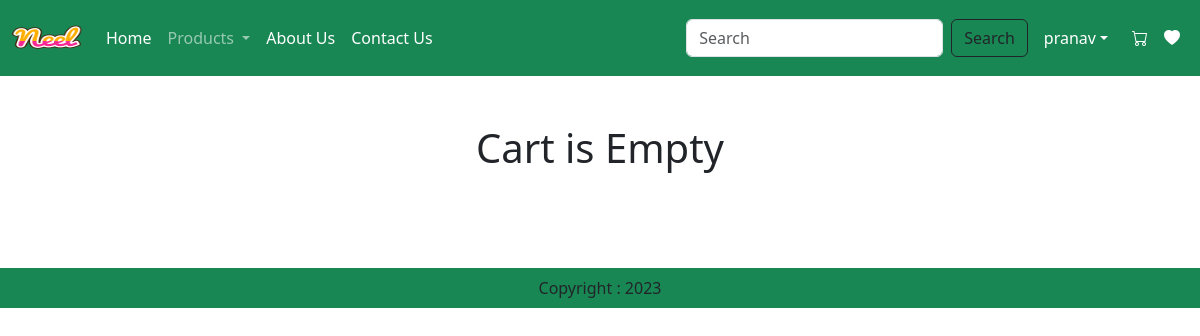
Before: /cart/ (signed in) with the older database file.
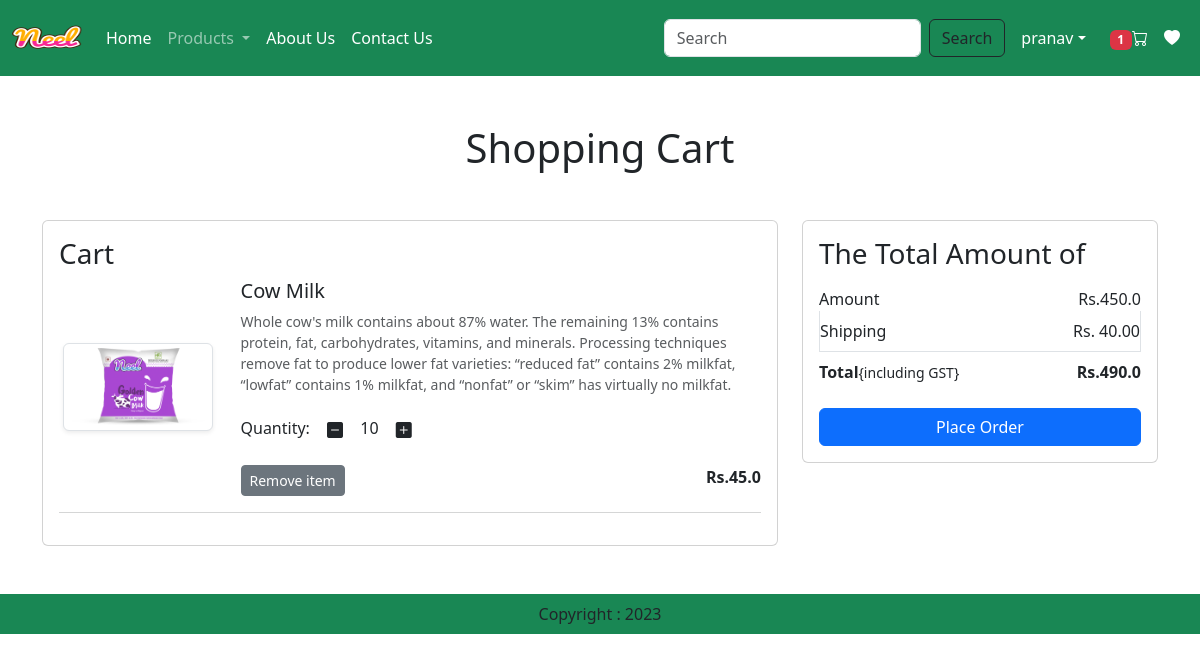
After: the same page with the newer database file.
### app/models.py (models this page shows, shortened)
class Cart(models.Model):
    user = models.ForeignKey(User,on_delete=models.CASCADE)
    product = models.ForeignKey(Product,on_delete=models.CASCADE)
    quantity = models.PositiveIntegerField(default=1)

class Product(models.Model):
    title = models.CharField(max_length=100)
    selling_price = models.FloatField()
    discounted_price = models.FloatField()
    description = models.TextField()
    composition = models.TextField(default='')
    prodapp = models.TextField(default='')
    category = models.CharField(choices=CATEGORY_CHOICES,max_length=2)
    product_image = models.ImageField(upload_to='product')

### app/views.py (the view)
# urls.py: path('cart/',views.show_cart,name='showcart'),
@login_required
def show_cart(request):
    user = request.user
    cart = Cart.objects.filter(user=user)
    amount=0
    for p in cart:
        value = p.quantity * p.product.discounted_price
        amount = amount + value
    totalamount = amount + 40
    totalitem = 0
    wishlist = 0
    loginusername = None
    if request.user.is_authenticated:
        totalitem = len(Cart.objects.filter(user=request.user))
        wishlist = len(Wishlist.objects.filter(user=request.user))
        loginusername = request.user.username
    return render(request,'app/addtocart.html',locals())

### app/templates/app/addtocart.html (shortened to what this page needs)
{% extends 'app/base.html' %}
{% load static %}
{% block main-content %}
    <div class="container my-5">
        <div class="row">
           {% if cart %}
           <h1 class="text-center mb-5">Shopping Cart</h1>
           <div class="col-sm-8">
            <div class="card">
                <div class="card-body">
                    <h3>Cart</h3>
                    {% for item in cart %}
                    <div class="row">
                        <div class="col-sm-3 text-center align-self-center">
                            <img src="{{item.product.product_image.url}}" alt="" class="img-fluid img-thumbnail shadow-sm" height="150" width="150">
                        </div>
                        <div class="col-sm-9">
                            <h5>{{item.product.title}}</h5>
                            <p class="mb-2 text-muted small">{{item.product.description}}</p>
                            <div class="my-3">
                                <label for="quantity">Quantity:</label>
                                <a class="minus-cart btn" pid="{{item.product.id}}"><i class="bi bi-dash-square-fill"></i></a>
                                <span id="quantity">{{item.quantity}}</span>
                                <a class="plus-cart btn" pid="{{item.product.id}}"><i class="bi bi-plus-square-fill"></i></a>
                            </div>
                            <div class="d-flex justify-content-between">
                                <a class="remove-cart btn btn-sm btn-secondary mr-3" pid="{{item.product.id}}">Remove item</a>
                                <p class="mb-0"><span><strong>Rs.{{item.product.discounted_price}}</strong></span></p>
                            </div>
                        </div>
                    </div>
                    <hr class="text-muted">
                    {% endfor %}
                </div>
            </div>
           </div>
           <div class="col-sm-4">
            <div class="card">
                <div class="card-body">
                    <h3>The Total Amount of</h3>
                    <ul class="list-group">
                        <li class="list-group-item d-flex justify-content-between align-items-center border-0 px-0 pb-0">Amount <span id="amount">Rs.{{amount}}</span></li>
                        <li class="list-group-item d-flex justify-content-between align-items-center px-0 p">Shipping <span>Rs. 40.00</span></li>
                        <li class="list-group-item d-flex justify-content-between align-items-center border-0 px-0 mb-3">
                            <div>
                                <strong>Total</strong><small>{including GST}</small>
                            </div>
                            <span id="totalamount"><strong>Rs.{{totalamount}}</strong></span>
                        </li>
                    </ul>
                    <div class="d-grid"><a href="{% url 'checkout' %}" class="btn btn-primary">Place Order</a></div>
                </div>
            </div>
           </div>
           {% else %}
             <h1 class="text-center mb-5">Cart is Empty</h1>
           {% endif %}
        </div>
    </div>
{% endblock main-content %}

### app/templates/app/base.html (shortened to what this page needs)
<!DOCTYPE html>
{% load static %}
<html lang="en">
<head>
    <link href="https://cdn.jsdelivr.net/npm/bootstrap@5.3.0-alpha1/dist/css/bootstrap.min.css" rel="stylesheet">
    <link rel="stylesheet" href="https://cdn.jsdelivr.net/npm/bootstrap-icons@1.5.0/font/bootstrap-icons.css" />
    <link rel="stylesheet" href="{% static 'app/css/owl.carousel.min.css' %}">
    <link rel="stylesheet" href="{% static 'app/css/all.min.css' %}">
    <link rel="stylesheet" href="{% static 'app/css/style.css' %}">
</head>
<body>
    <nav class="navbar navbar-expand-lg navbar-dark bg-success">
        <div class="container-fluid">
          <a class="navbar-brand" href="#">
            <img src="{% static 'app/images/product/Neel.png' %}" alt="" srcset="" width="70" height="50">
          </a>
          <div class="collapse navbar-collapse" id="navbarSupportedContent">
            <ul class="navbar-nav me-auto mb-2 mb-lg-0">
              {% if request.user.is_authenticated %}
              <li class="nav-item">
                <a class="nav-link active" aria-current="page" href="/">Home</a>
              </li>
              <li class="nav-item dropdown">
                <a class="nav-link dropdown-toggle" href="#" role="button" data-bs-toggle="dropdown" aria-expanded="false">
                  Products
                </a>
              </li>
              <li class="nav-item">
                <a class="nav-link text-white" href="{% url 'about' %}">About Us</a>
              </li>
              <li class="nav-item">
                <a class="nav-link text-white" href="{% url 'contact' %}">Contact Us</a>
              </li>
            </ul>
            <form class="d-flex" role="search" action="/search">
              <input class="form-control me-2" type="search" placeholder="Search" name="search" aria-label="Search">
              <button class="btn btn-outline-dark" type="submit">Search</button>
            </form>
          </div>
          <ul class="navbar-nav me-auto mb-2 mb-lg-0">
            <li class="nav-item dropdown mx-2">
               <a class="nav-link dropdown-toggle text-white" href="#" id="profiledropdown" role="button" data-bs-toggle="dropdown" aria-expanded="false">{{loginusername}}</a>
            </li>
            <li class="nav-item-mx-2"><a href="{% url 'showcart' %}" class="nav-link text-white"><span class="badge bg-danger">{% if totalitem > 0 %}{{totalitem}}{% endif %}</span><i class="bi bi-cart"></i></a></li>
            <li class="nav-item-mx-2"><a href="{% url 'wishlist' %}" class="nav-link text-white">   <i class="bi bi-heart-fill"></i></a></li>
            {% else %}
            <li class="nav-item-mx-2"><a href="{% url 'login' %}" class="nav-link text-white">Login</a></li>
            <li class="nav-item-mx-2"><a href="{% url 'customerregistration' %}" class="nav-link text-white">Registration</a></li>
             {% endif %}
          </ul>
        </div>
    </nav>
    {% block main-content %}{% endblock main-content %}
    <footer class="container-fluid  bg-success text-center p-2 mt-5">
        Copyright : 2023
    </footer>
</body>
</html>

Changed rows visible on the page:
added Cart: product.product_image (picture), product "Cow Milk", product.description "Whole cow's milk contains about 87% water. The remaining 13% contains protein, fat, carbohydrates, vitamins, and minerals. Processing techniques remove fat to produce lower fat varieties: “reduced fat” contains 2% milkfat, “lowfat” contains 1% milkfat, and “nonfat” or “skim” has virtually no milkfat.", quantity "10", product.discounted_price "45.0"
Other visible differences:
{{ totalitem }}: (not shown) → "1"
{{ amount }}: (not shown) → "450.0"
{{ totalamount }}: (not shown) → "490.0"
text no longer shown: "Cart is Empty"
text now shown: "Shopping Cart Cart The Total Amount of Amount Rs. Shipping Rs. 40.00 Total {including GST} Rs. Place Order"
